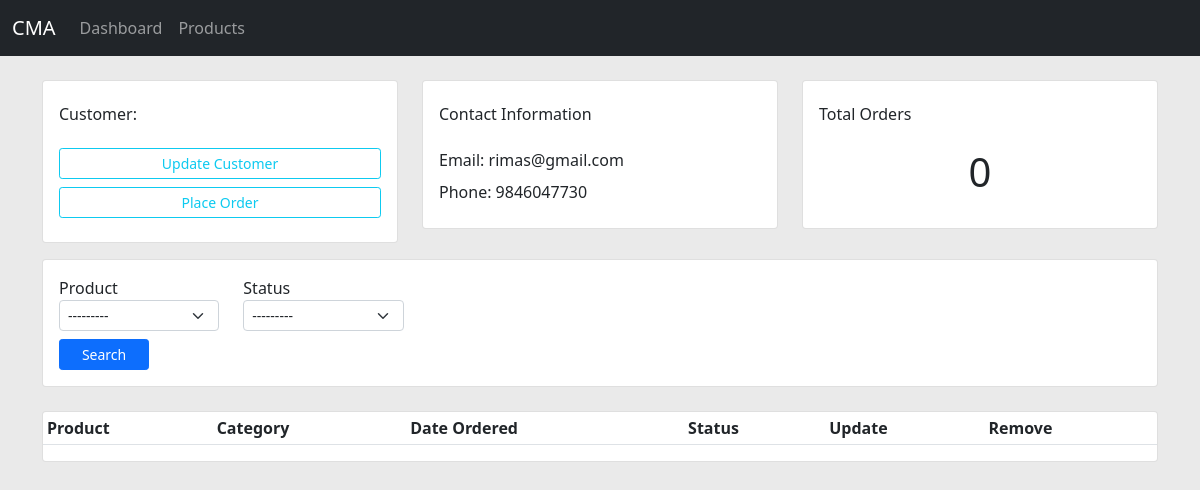
/customer/3/, run on an earlier commit of the app's database.
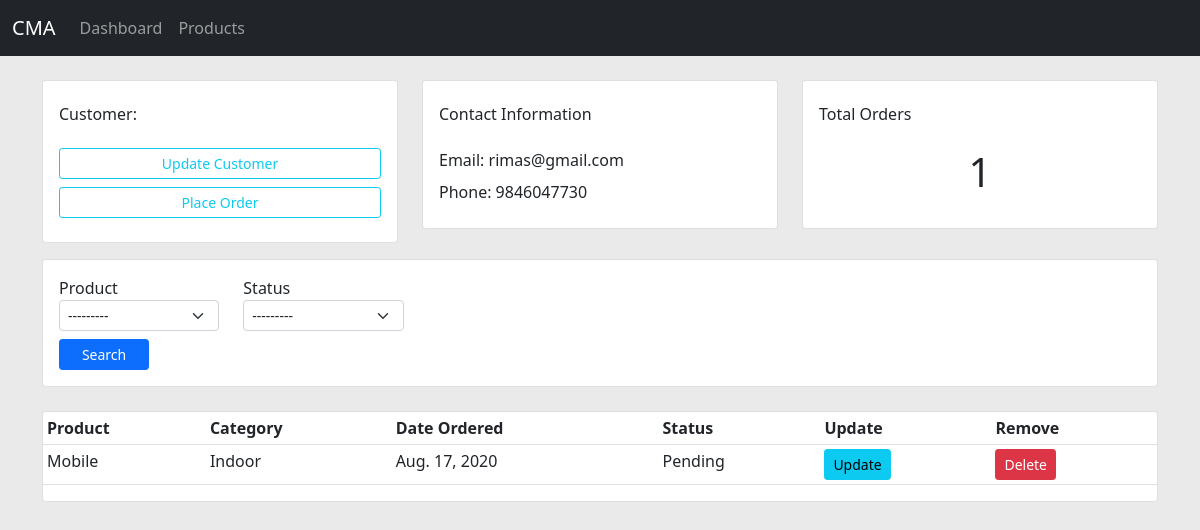
And on a later commit of the database.
### accounts/models.py (models this page shows)
class Order(models.Model):
    STATUS = (
        ('Pending', 'Pending'),
        ('Out for Delivery', 'Out for Delivery'),
        ('Delivered', 'Delivered')
    )
    customer = models.ForeignKey(Customer, on_delete=models.CASCADE)
    product = models.ForeignKey(Product, blank=True, on_delete=models.CASCADE)
    status = models.CharField(max_length=200, blank=True, choices=STATUS)
    created_date = models.DateTimeField(auto_now_add=True)

class Product(models.Model):
    CHOICE = (
        ('Indoor', 'Indoor'),
        ('Outdoor', 'Outdoor')
    )
    name = models.CharField(max_length=200)
    price = models.FloatField()
    category = models.CharField(max_length=200, choices=CHOICE)
    added_date = models.DateTimeField(auto_now=True)
    tag = models.ManyToManyField(Tag)
    def __str__(self):
        return self.name

### accounts/views.py (the view, shortened to what this page needs)
# urls.py: path('customer/<int:customer_id>/', v.customer, name='customer'),
def customer(request, customer_id):
    customer = get_object_or_404(Customer, pk=customer_id)
    orders = customer.order_set.all()
    orders_count = orders.count()
    searchForm = OrderForm()
    context = {
        'form': searchForm,
        'customer': customer,
        'orders': orders,
        'orders_count': orders_count,
    }
    return render(request, 'accounts/customers.html', context)

### accounts/forms.py
class OrderForm(forms.ModelForm):
    class Meta:
        model = Order
        fields = '__all__'
    def __init__(self, *args, **kwargs):
        super(OrderForm, self).__init__(*args, **kwargs)
        for fn, f in self.fields.items():
            f.widget.attrs['class'] = 'form-select form-select-sm'

### accounts/templates/accounts/customers.html
{% extends 'accounts/base.html' %}
{% block content %}
    <div class="row mt-3 gy-2">
        <div class="col-md-4">
            <div class="card card-body">
                <h6 class='mt-2 mb-4'>Customer:</h6>
                <a href="" class="btn btn-outline-info btn-sm">Update Customer</a>
                <a href="{% url 'create_order' customer.id %}" class='btn btn-outline-info btn-sm mt-2 mb-2'>Place Order</a>
            </div>
        </div>
        <div class="col-md-4">
            <div class="card card-body">
                <h6 class="mt-2 mb-4">Contact Information</h6>
                <span>Email: {{ customer.email }} </span>
                <span class='mt-2 mb-2'>Phone: {{ customer.contact }} </span>
            </div>
        </div>
        <div class="col-md-4">
            <div class="card card-body">
                <h6 class='mt-2 mb-4'>Total Orders</h6>
                <p class='display-6 text-center'> {{orders_count }} </p>
            </div>
        </div>
    </div>
                    <form class='mt-3 card card-body' method='get'>
                        <div class="row">
                            <div class="col-md-2">
                                {{form.product.label}}
                                {{form.product}}
                            </div>
                            <div class="col-md-2">
                                {{form.status.label}}
                                {{form.status}}
                            </div>
                        </div>
                        <input type='submit' class='btn btn-primary btn-sm mt-2 col-md-1 ' value='Search'>
                    </form>
    <div class="row mt-4">
        <div class="col">
            <div class="card pl-1">
            <table class='table table-sm table'>
                <tr>
                    <th>Product</th>
                    <th>Category</th>
                    <th>Date Ordered</th>
                    <th>Status</th>
                    <th>Update</th>
                    <th>Remove</th>
                </tr>
                {% for order in orders %}
                    <tr>
                        <td> {{ order.product.name }} </td>
                        <td> {{ order.product.category }} </td>
                        <td> {{ order.created_date|date }} </td>
                        <td> {{ order.status }} </td>
                        <td> <a href="{% url 'update_order' order.id %}" class='btn btn-sm btn-info'>Update</a> </td>
                        <td> <a href="{% url 'delete_order' order.id %}" class='btn btn-sm btn-danger'>Delete</a> </td>
                    </tr>
                {% endfor %}
            </table>
            </div>
        </div>
    </div>
{% endblock content %}

What changed in the data, as far as the page shows it:
added Order: product.name "Mobile", product.category "Indoor", created_date "Aug. 17, 2020", status "Pending"
Also different on the page:
{{ orders_count }}: "0" → "1"
